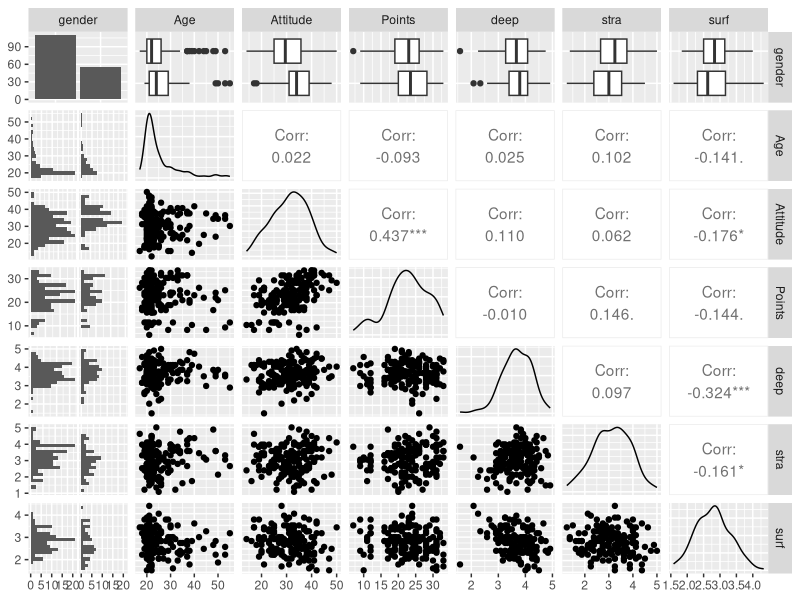
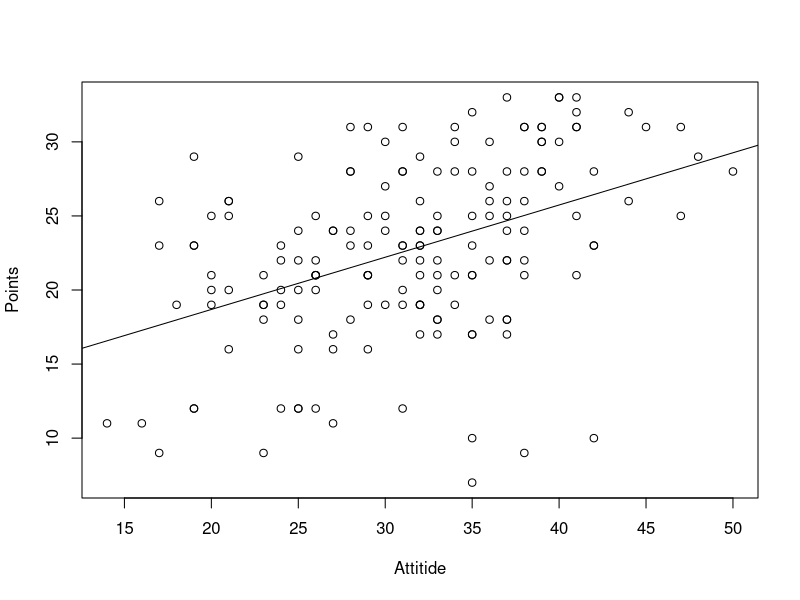
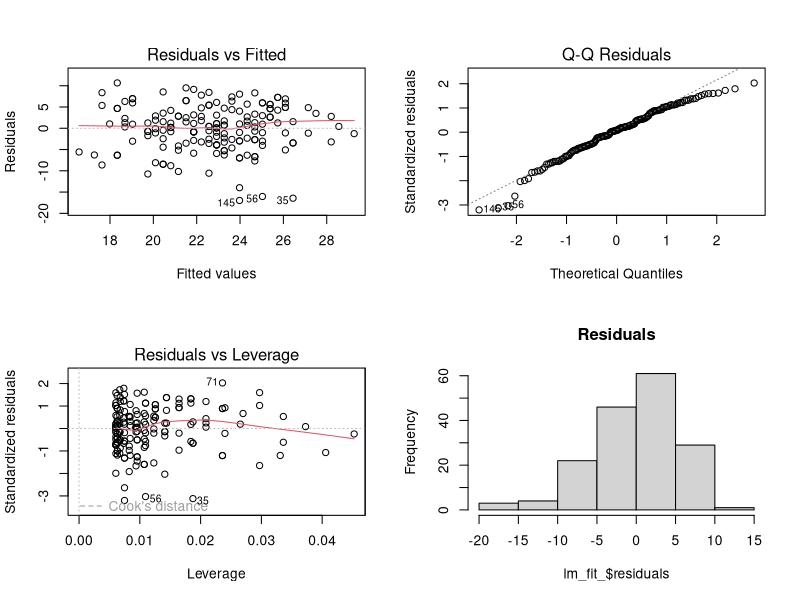

The R source for these figures, in order:
## ---- chunk 1
setwd("~/Koulu/IODS-project")
date()
## ---- chunk 2
data = read.csv("data/wk2data.csv")
## ---- chunk 3
summary(data)
## ---- chunk 4
library(GGally)
library(ggplot2)
p <- ggpairs(data, mapping = aes(), lower = list(combo = wrap("facethist", bins = 20)))
p
## ---- chunk 5
lm_fit = lm("Points ~ Attitude + deep + stra", data = data)
summary(lm_fit)
## ---- chunk 6
lm_fit_ = lm("Points ~ Attitude", data = data)
summary(lm_fit_)
## ---- chunk 7
plot(data$Attitude, data$Points, xlab = "Attitide", ylab="Points")
abline(a=lm_fit_$coefficients["(Intercept)"], b=lm_fit_$coefficients["Attitude"])
## ---- chunk 8
par(mfrow=c(2,2))
plot(lm_fit_, which = c(1,2,5))
## ---- chunk 9
hist(lm_fit_$residuals, main="Residuals")
